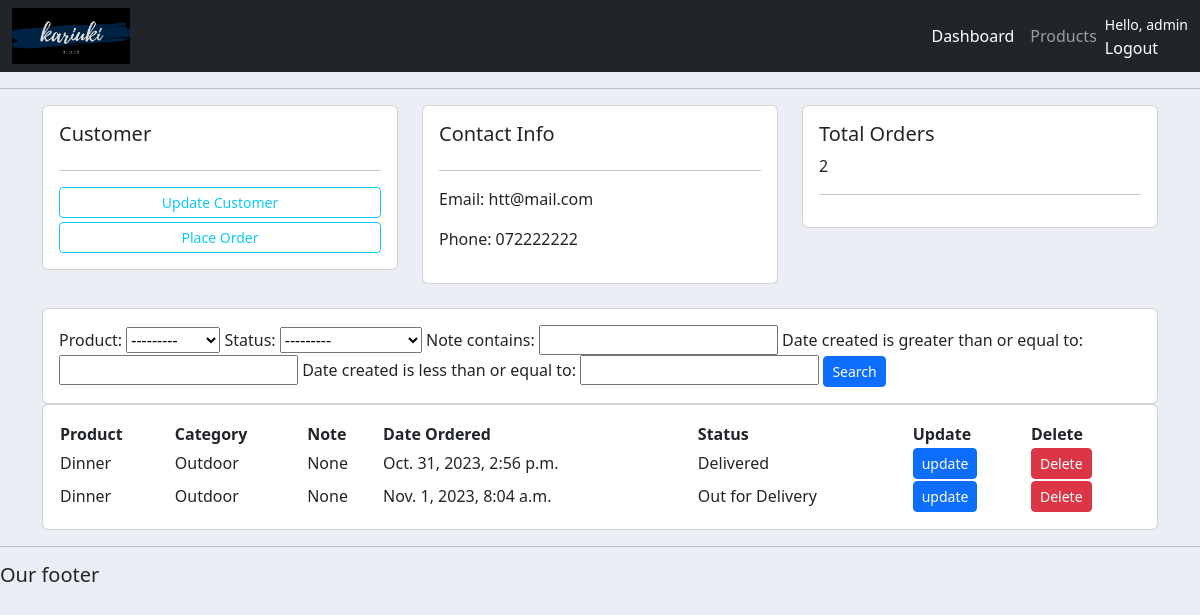
The page /customer/3/ (signed in) on the database its author committed.
### accounts/models.py (models this page shows, shortened)
class Customer(models.Model):
    user=models.OneToOneField(User,null=True,blank=True,on_delete=models.CASCADE)
    name=models.CharField(max_length=200,null=True)
    phone=models.CharField(max_length=12,null=True)
    email=models.EmailField(max_length=200,null=True)
    profile_pic=models.ImageField(default='bulb.png',null=True,blank=True)
    date_created=models.DateTimeField(auto_now_add=True,null=True)

class Order(models.Model):
    STATUS=(
        ('Pending','Pending'),
        ('Out for Delivery','Out for Delivery'),
        ('Delivered','Delivered')
    )
    customer=models.ForeignKey(Customer,null=True,on_delete=models.SET_NULL)
    product=models.ForeignKey(Product,null=True,on_delete=models.SET_NULL)
    date_created=models.DateTimeField(auto_now_add=True)
    status=models.CharField(max_length=50,choices=STATUS)
    note=models.CharField(max_length=1000,null=True)

class Product(models.Model):
    CATEGORY=(
        ('Indoor','Indoor'),
        ('Outdoor','Outdoor')
    )
    name=models.CharField(max_length=200)
    price=models.FloatField(null=True)
    category=models.CharField(max_length=50,choices=CATEGORY)
    description=models.CharField(max_length=100,null=True,blank=True)
    date_created=models.DateTimeField(auto_now_add=True)
    tags=models.ManyToManyField(Tag)
    def __str__(self) -> str:
        return self.name

### accounts/decorators.py (the view)
        def wrapper_func(request,*args, **kwargs):
            group=None
            if request.user.groups.exists():
                group=request.user.groups.all()[0].name
            if group in allowed_roles:
                return view_func(request,*args, **kwargs)
            else:
                return HttpResponse('You are not authorized to view this page')

### accounts/views.py (called while the page is built)
@login_required(login_url='login')
@allowed_users(allowed_roles=['admin'])
def customers(request, pk):
    customer = Customer.objects.get(id=pk)
    orders = customer.order_set.all()
    order_count = orders.count()
    order_filter = OrderFilter(request.GET, queryset=orders)
    orders = order_filter.qs
    context = {'customer': customer, 'orders': orders,
               'order_count': order_count, 'order_filter': order_filter}
    return render(request, 'accounts/customers.html', context)

### accounts/templates/accounts/customers.html (shortened to what this page needs)
{% extends "accounts/main.html" %} {% block content %}
<div class="row">
  <div class="col-md">
    <div class="card card-body">
      <h5>Customer</h5>
      <hr />
      <a class="btn btn-outline-info btn-sm btn-block mb-1">Update Customer</a>
      <a
        class="btn btn-outline-info btn-sm btn-block"
        href="{% url 'create_order' customer.id %}"
        >Place Order</a
      >
    </div>
  </div>
  <div class="col-md">
    <div class="card card-body">
      <h5>Contact Info</h5>
      <hr />
      <p>Email: {{customer.email}}</p>
      <p>Phone: {{customer.phone}}</p>
    </div>
  </div>
  <div class="col-md">
    <div class="card card-body">
      <h5>Total Orders</h5>
      {{order_count}}
      <hr />
    </div>
  </div>
</div>
<br />
<div class="row">
  <div class="col-md">
    <div class="card card-body">
      <form method="get">
        {{order_filter.form}}
        <button class="btn btn-primary btn-sm" type="submit">Search</button>
      </form>
    </div>
  </div>
</div>
<div class="row">
  <div class="col-md">
    <div class="card card-body">
      <table table-sm>
        <tr>
          <th>Product</th>
          <th>Category</th>
          <th>Note</th>
          <th>Date Ordered</th>
          <th>Status</th>
          <th>Update</th>
          <th>Delete</th>
        </tr>
        {% for i in orders %}
        <tr>
          <td>{{ i.product }}</td>
          <td>{{i.product.category}}</td>
          <td>{{i.note}}</td>
          <td>{{i.date_created}}</td>
          <td>{{i.status}}</td>
          <td>
            <a
              class="btn btn-primary btn-sm"
              href="{% url 'update_order' i.id %}"
              >update</a
            >
          </td>
          <td>
            <a
              class="btn btn-danger btn-sm"
              href="{% url 'delete_order' i.id %}"
              >Delete</a
            >
          </td>
        </tr>
        {% endfor %}
      </table>
    </div>
  </div>
</div>
{% endblock content %}

### accounts/templates/accounts/navbar.html (shortened to what this page needs)
{% load static%}
<nav class="navbar navbar-expand-lg navbar-dark bg-dark">
  <div class="container-fluid">
    <img style="max-width:10%;" src="{% static 'images/logo.png'%}">
    <div class="collapse navbar-collapse" id="navbarNav">
      <ul class="navbar-nav ms-auto">
        {% if  request.user.is_staff%}
        <li class="nav-item">
          <a class="nav-link active" aria-current="page" href=" {% url "home" %}">Dashboard</a>
        </li>
        <li class="nav-item">
          <a class="nav-link" href="{% url "products" %}">Products</a>
        </li>
        {% else %}
        <li class="nav-item text-white">
          <a class="nav-link" href="{% url "account" %}">Settings</a>
        </li>
        {% endif %}
      </ul>
    </div>
    <span class="text-white"><small>Hello, {{request.user}}</small>
      <a class="nav-link" href=" {% url "logout" %}">Logout</a></span>
  </div>
</nav>

### static/css/main.css (style rules this page uses)
body { background-color: #ebeff5; }

### rows shown on the page
Customer: email "htt@mail.com", phone "072222222"
Order: product "Dinner", product.category "Outdoor", note "None", date_created "Oct. 31, 2023, 2:56 p.m.", status "Delivered"
Order: product "Dinner", product.category "Outdoor", note "None", date_created "Nov. 1, 2023, 8:04 a.m.", status "Out for Delivery"

### other values the page prints
{{ request.user }} "admin"
{{ order_count }} "2"
